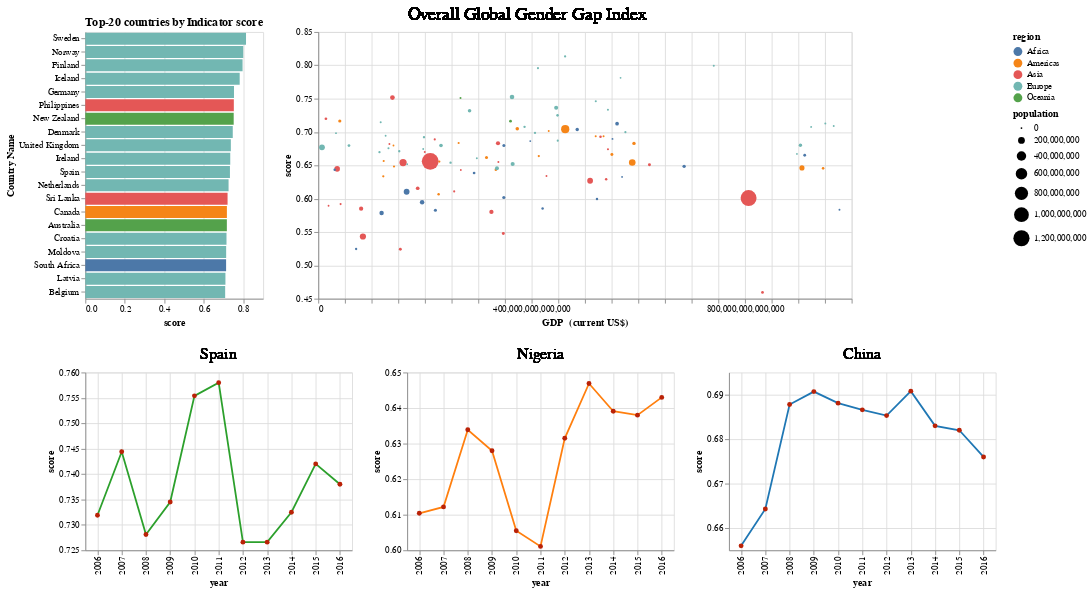

Notebook cell for this chart:
### Markdown cell above
The result we get is:

### Code cell
final

### Figure 1 — Vega-Lite specification as saved in the notebook (floating-point values rounded to 4 significant figures; data arrays with more than 128 entries replaced by an {"elided": "..."} marker saying what was removed)
{"config": {"view": {"continuousWidth": 400, "continuousHeight": 300}, "point": {"color": "#ba2207"}}, "vconcat": [{"hconcat": [{"mark": "bar", "encoding": {"color": {"type": "nominal", "field": "region"}, "tooltip": [{"type": "quantitative", "field": "score"}], "x": {"type": "quantitative", "field": "score"}, "y": {"type": "nominal", "field": "Country Name", "sort": {"field": "score", "order": "descending"}}}, "height": 300, "selection": {"Select": {"type": "single", "fields": ["year"], "bind": {"input": "range", "max": 2016, "min": 2006, "step": 1}, "init": {"year": 2006}}}, "title": "Top-20 countries by Indicator score", "transform": [{"filter": {"selection": {"and": ["Select", "Choose"]}}}, {"window": [{"op": "rank", "as": "rank"}], "sort": [{"field": "score", "order": "descending"}]}, {"filter": "datum.rank <= 20"}], "width": 200}, {"layer": [{"mark": {"type": "circle", "opacity": 1}, "encoding": {"color": {"type": "nominal", "field": "region"}, "size": {"type": "quantitative", "field": "population"}, "tooltip": [{"type": "nominal", "field": "Country Name"}, {"type": "quantitative", "field": "gdp"}, {"type": "quantitative", "field": "score"}, {"type": "quantitative", "field": "population"}, {"type": "nominal", "field": "region"}], "x": {"type": "quantitative", "field": "gdp", "scale": {"zero": false}, "title": "GDP  (current US$)"}, "y": {"type": "quantitative", "field": "score", "scale": {"zero": false}}}, "height": 300, "selection": {"Select": {"type": "single", "fields": ["year"], "bind": {"input": "range", "max": 2016, "min": 2006, "step": 1}, "init": {"year": 2006}}, "Choose": {"type": "single", "fields": ["Indicator"], "bind": {"input": "select", "options": ["Overall Global Gender Gap Index", "Global Gender Gap Political Empowerment subindex", "Global Gender Gap Economic Participation and Opportunity Subindex", "Global Gender Gap Educational Attainment Subindex", "Global Gender Gap Health and Survival Subindex"]}, "init": {"Indicator": "Overall Global Gender Gap Index"}}}, "transform": [{"filter": {"selection": {"and": ["Select", "Choose"]}}}], "width": 600}, {"mark": {"type": "text", "dx": -65, "dy": -170, "size": 20}, "encoding": {"text": {"type": "nominal", "field": "Indicator"}}, "transform": [{"filter": {"selection": "Choose"}}]}]}]}, {"hconcat": [{"layer": [{"mark": {"type": "line", "color": "#2ca02c", "point": true}, "encoding": {"tooltip": [{"type": "nominal", "field": "Country Name"}, {"type": "nominal", "field": "year"}, {"type": "quantitative", "field": "score"}], "x": {"type": "nominal", "axis": {"grid": true}, "field": "year", "scale": {"zero": false}}, "y": {"type": "quantitative", "field": "score", "scale": {"zero": false}}}, "height": 200, "selection": {"Choose": {"type": "single", "fields": ["Indicator"], "bind": {"input": "select", "options": ["Overall Global Gender Gap Index", "Global Gender Gap Political Empowerment subindex", "Global Gender Gap Economic Participation and Opportunity Subindex", "Global Gender Gap Educational Attainment Subindex", "Global Gender Gap Health and Survival Subindex"]}, "init": {"Indicator": "Overall Global Gender Gap Index"}}, "Pick1": {"type": "single", "fields": ["Country Name"], "bind": {"input": "select", "options": ["Albania", "Algeria", "Argentina", "Australia", "Austria", "Bahrain", "Bangladesh", "Belgium", "Bolivia", "Botswana", "Brazil", "Bulgaria", "Burkina Faso", "Cambodia", "Canada", "Chad", "Chile", "China", "Colombia", "Costa Rica", "Croatia", "Cyprus", "Czech Republic", "Denmark", "Dominican Republic", "Ecuador", "Egypt", "El Salvador", "Estonia", "Ethiopia", "Finland", "France", "Georgia", "Germany", "Ghana", "Greece", "Guatemala", "Honduras", "Hungary", "Iceland", "India", "Indonesia", "Iran", "Ireland", "Israel", "Italy", "Jamaica", "Japan", "Jordan", "Kazakhstan", "Kenya", "Korea", "Kuwait", "Kyrgyz Republic", "Latvia", "Lesotho", "Lithuania", "Luxembourg", "Macedonia", "Madagascar", "Malawi", "Malaysia", "Mali", "Malta", "Mauritania", "Mauritius", "Mexico", "Moldova", "Mongolia", "Morocco", "Namibia", "Nepal", "Netherlands", "New Zealand", "Nicaragua", "Nigeria", "Norway", "Pakistan", "Panama", "Paraguay", "Peru", "Philippines", "Poland", "Portugal", "Romania", "Russian Federation", "Saudi Arabia", "Singapore", "Slovak Republic", "Slovenia", "South Africa", "Spain", "Sri Lanka", "Sweden", "Switzerland", "Tanzania", "Thailand", "Trinidad and Tobago", "Turkey", "Uganda", "Ukraine", "United Arab Emirates", "United Kingdom", "United States", "Uruguay", "Venezuela", "Yemen"]}, "init": {"Country Name": "Spain"}}}, "transform": [{"filter": {"selection": {"and": ["Pick1", "Choose"]}}}], "width": 300}, {"mark": {"type": "text", "dy": -120, "size": 18}, "encoding": {"text": {"type": "nominal", "field": "Country Name"}}, "transform": [{"filter": {"selection": {"and": ["Pick1", "Choose"]}}}]}]}, {"layer": [{"mark": {"type": "line", "color": "#ff7f0e", "point": true}, "encoding": {"tooltip": [{"type": "nominal", "field": "Country Name"}, {"type": "nominal", "field": "year"}, {"type": "quantitative", "field": "score"}], "x": {"type": "nominal", "axis": {"grid": true}, "field": "year", "scale": {"zero": false}}, "y": {"type": "quantitative", "field": "score", "scale": {"zero": false}}}, "height": 200, "selection": {"Choose": {"type": "single", "fields": ["Indicator"], "bind": {"input": "select", "options": ["Overall Global Gender Gap Index", "Global Gender Gap Political Empowerment subindex", "Global Gender Gap Economic Participation and Opportunity Subindex", "Global Gender Gap Educational Attainment Subindex", "Global Gender Gap Health and Survival Subindex"]}, "init": {"Indicator": "Overall Global Gender Gap Index"}}, "Pick2": {"type": "single", "fields": ["Country Name"], "bind": {"input": "select", "options": ["Albania", "Algeria", "Argentina", "Australia", "Austria", "Bahrain", "Bangladesh", "Belgium", "Bolivia", "Botswana", "Brazil", "Bulgaria", "Burkina Faso", "Cambodia", "Canada", "Chad", "Chile", "China", "Colombia", "Costa Rica", "Croatia", "Cyprus", "Czech Republic", "Denmark", "Dominican Republic", "Ecuador", "Egypt", "El Salvador", "Estonia", "Ethiopia", "Finland", "France", "Georgia", "Germany", "Ghana", "Greece", "Guatemala", "Honduras", "Hungary", "Iceland", "India", "Indonesia", "Iran", "Ireland", "Israel", "Italy", "Jamaica", "Japan", "Jordan", "Kazakhstan", "Kenya", "Korea", "Kuwait", "Kyrgyz Republic", "Latvia", "Lesotho", "Lithuania", "Luxembourg", "Macedonia", "Madagascar", "Malawi", "Malaysia", "Mali", "Malta", "Mauritania", "Mauritius", "Mexico", "Moldova", "Mongolia", "Morocco", "Namibia", "Nepal", "Netherlands", "New Zealand", "Nicaragua", "Nigeria", "Norway", "Pakistan", "Panama", "Paraguay", "Peru", "Philippines", "Poland", "Portugal", "Romania", "Russian Federation", "Saudi Arabia", "Singapore", "Slovak Republic", "Slovenia", "South Africa", "Spain", "Sri Lanka", "Sweden", "Switzerland", "Tanzania", "Thailand", "Trinidad and Tobago", "Turkey", "Uganda", "Ukraine", "United Arab Emirates", "United Kingdom", "United States", "Uruguay", "Venezuela", "Yemen"]}, "init": {"Country Name": "Nigeria"}}}, "transform": [{"filter": {"selection": {"and": ["Pick2", "Choose"]}}}], "width": 300}, {"mark": {"type": "text", "dy": -120, "size": 18}, "encoding": {"text": {"type": "nominal", "field": "Country Name"}}, "transform": [{"filter": {"selection": {"and": ["Pick2", "Choose"]}}}]}]}, {"layer": [{"mark": {"type": "line", "color": "#1f77b4", "point": true}, "encoding": {"tooltip": [{"type": "nominal", "field": "Country Name"}, {"type": "nominal", "field": "year"}, {"type": "quantitative", "field": "score"}], "x": {"type": "nominal", "axis": {"grid": true}, "field": "year", "scale": {"zero": false}}, "y": {"type": "quantitative", "field": "score", "scale": {"zero": false}}}, "height": 200, "selection": {"Choose": {"type": "single", "fields": ["Indicator"], "bind": {"input": "select", "options": ["Overall Global Gender Gap Index", "Global Gender Gap Political Empowerment subindex", "Global Gender Gap Economic Participation and Opportunity Subindex", "Global Gender Gap Educational Attainment Subindex", "Global Gender Gap Health and Survival Subindex"]}, "init": {"Indicator": "Overall Global Gender Gap Index"}}, "Pick3": {"type": "single", "fields": ["Country Name"], "bind": {"input": "select", "options": ["Albania", "Algeria", "Argentina", "Australia", "Austria", "Bahrain", "Bangladesh", "Belgium", "Bolivia", "Botswana", "Brazil", "Bulgaria", "Burkina Faso", "Cambodia", "Canada", "Chad", "Chile", "China", "Colombia", "Costa Rica", "Croatia", "Cyprus", "Czech Republic", "Denmark", "Dominican Republic", "Ecuador", "Egypt", "El Salvador", "Estonia", "Ethiopia", "Finland", "France", "Georgia", "Germany", "Ghana", "Greece", "Guatemala", "Honduras", "Hungary", "Iceland", "India", "Indonesia", "Iran", "Ireland", "Israel", "Italy", "Jamaica", "Japan", "Jordan", "Kazakhstan", "Kenya", "Korea", "Kuwait", "Kyrgyz Republic", "Latvia", "Lesotho", "Lithuania", "Luxembourg", "Macedonia", "Madagascar", "Malawi", "Malaysia", "Mali", "Malta", "Mauritania", "Mauritius", "Mexico", "Moldova", "Mongolia", "Morocco", "Namibia", "Nepal", "Netherlands", "New Zealand", "Nicaragua", "Nigeria", "Norway", "Pakistan", "Panama", "Paraguay", "Peru", "Philippines", "Poland", "Portugal", "Romania", "Russian Federation", "Saudi Arabia", "Singapore", "Slovak Republic", "Slovenia", "South Africa", "Spain", "Sri Lanka", "Sweden", "Switzerland", "Tanzania", "Thailand", "Trinidad and Tobago", "Turkey", "Uganda", "Ukraine", "United Arab Emirates", "United Kingdom", "United States", "Uruguay", "Venezuela", "Yemen"]}, "init": {"Country Name": "China"}}}, "transform": [{"filter": {"selection": {"and": ["Pick3", "Choose"]}}}], "width": 300}, {"mark": {"type": "text", "dy": -120, "size": 18}, "encoding": {"text": {"type": "nominal", "field": "Country Name"}}, "transform": [{"filter": {"selection": {"and": ["Pick3", "Choose"]}}}]}]}]}], "data": {"name": "data-8545452a352d222ff07ffd10415a98da"}, "$schema": "https://vega.github.io/schema/vega-lite/v4.0.2.json", "datasets": {"data-8545452a352d222ff07ffd10415a98da": {"elided": "5885 records"}}}
